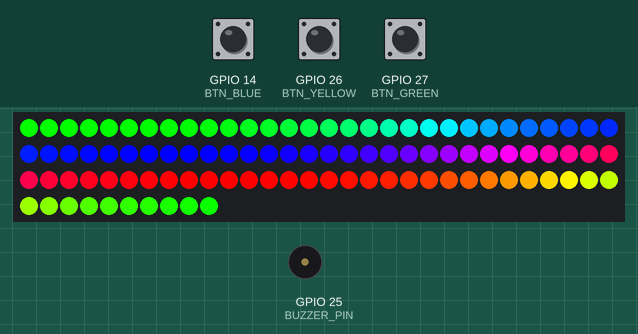
A sketch run on a simulated ESP32. Shown: 100 RGB LEDs in strip order, left to right, continuing on the next row, buzzer (waves = sounding). Inputs (shaded band) come from the test bench; at power-on: GPIO 14 (BTN_BLUE) HIGH, GPIO 26 (BTN_YELLOW) HIGH, GPIO 27 (BTN_GREEN) HIGH. Random numbers use the default seed unless the sketch sets one.

Above: at 1.2 s.
1.3 s: GPIO 14 (BTN_BLUE) pulled LOW for 0.15 s
At 1.48 s:
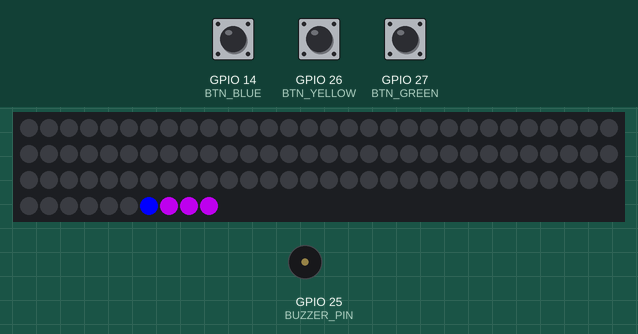
2.0 s: GPIO 26 (BTN_YELLOW) pulled LOW for 3.2 s
At 5.29 s:
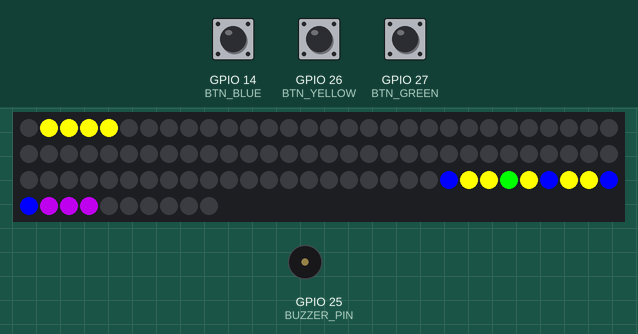
5.8 s: GPIO 27 (BTN_GREEN) pulled LOW for 0.15 s
At 6.29 s:
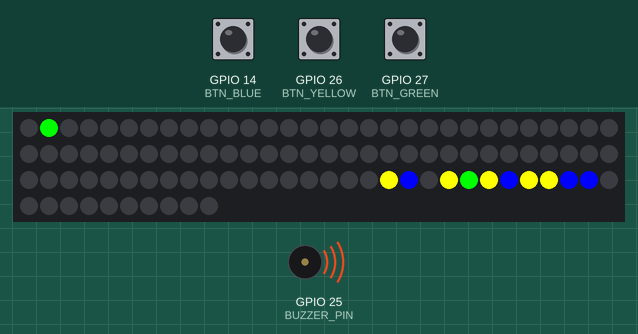
6.5 s: GPIO 14 (BTN_BLUE) pulled LOW for 1 s
At 7.74 s:
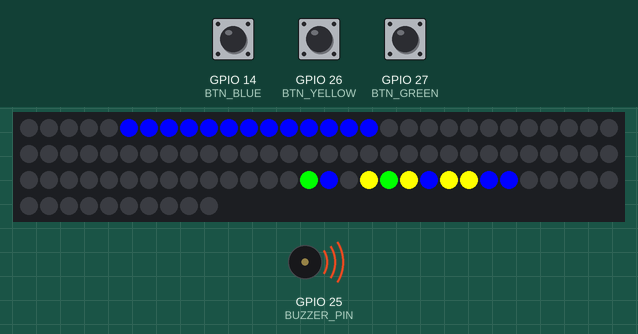
8.1 s: GPIO 26 (BTN_YELLOW) pulled LOW for 0.15 s
At 8.42 s:
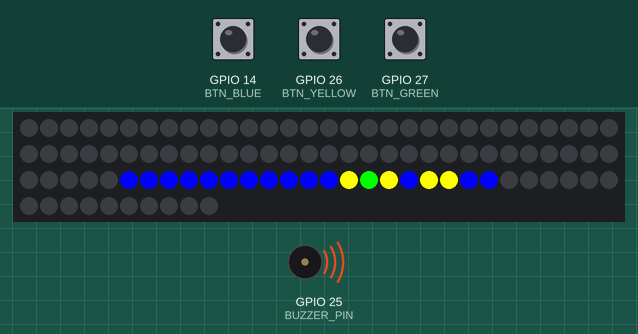
8.8 s: GPIO 27 (BTN_GREEN) pulled LOW for 1 s
At 9.98 s:
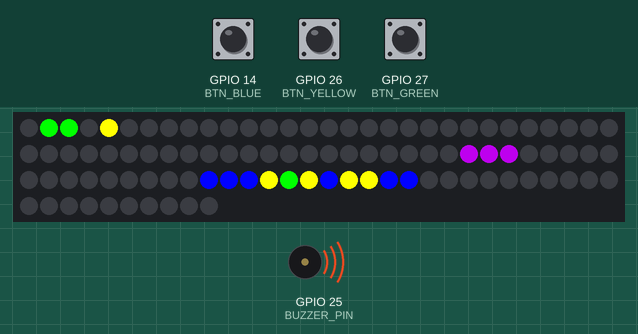
Timing chart, 0 to 12.4 s (numbered marks = the images above; inputs shaded):
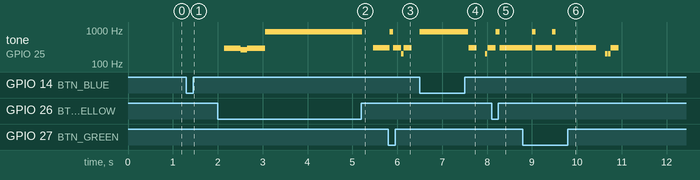

Measured:
- after the input at 8.1 s, tone on GPIO 25 (BUZZER_PIN): 300 Hz → 900 Hz after 0.10 s, → 300 Hz 0.08 s later
- by itself, tone on GPIO 25 (BUZZER_PIN): plays 293 Hz for 0.36 s, 263 Hz for 0.15 s, 293 Hz for 0.40 s, 900 Hz for 2.2 s, 300 Hz for 0.34 s

The sketch:

esp32_led_boss_fight.ino
```cpp
#include <Adafruit_NeoPixel.h>

#define LED_PIN 5
#define LED_COUNT 100

#define BTN_BLUE 14
#define BTN_GREEN 27
#define BTN_YELLOW 26

#define BUZZER_PIN 25

Adafruit_NeoPixel strip(LED_COUNT, LED_PIN, NEO_GRB + NEO_KHZ800);

// ---------------- STATE ----------------
int bossPos = LED_COUNT - 3;
int bossHP = 3;
bool bossAlive = true;

unsigned long lastMove = 0;
int enemyDelay = 300; // ms

String gamePhase = "hiatus";

struct Bullet
{
    int pos;
    uint32_t color;
};

Bullet bullets[20];
int bulletCount = 0;

struct Minion
{
    int pos;
    uint32_t color;
};

Minion minions[30];
int minionCount = 0;
int spawnIndex = 0;

int waveIndex = 0;
int waveSizes[3] = {10, 15, 20};

// ---------------- SOUND ----------------
void toneSimple(int freq, int dur)
{
    ledcAttachPin(BUZZER_PIN, 0);
    ledcWriteTone(0, freq);
    delay(dur);
    ledcWriteTone(0, 0);
}

void pew() { toneSimple(900, 80); }
void puf() { toneSimple(200, 50); }
void mehhh() { toneSimple(300, 180); }

void bossIntro()
{
    int base = 293 + (3 - bossHP) * 40;
    toneSimple(base, 80);
    toneSimple(base, 80);
    toneSimple(base, 200);
    toneSimple(base - 30, 150);
    toneSimple(base, 400);
}

void victory()
{
    toneSimple(523, 80);
    toneSimple(659, 80);
    toneSimple(783, 80);
    toneSimple(1046, 150);
    toneSimple(1567, 300);
}

// ---------------- RAINBOW ----------------
void rainbow()
{
    static int offset = 0;

    for (int i = 0; i < LED_COUNT; i++)
    {
        int hue = (i * 256 / LED_COUNT + offset) & 255;
        strip.setPixelColor(i, strip.gamma32(strip.ColorHSV(hue * 256)));
    }
    strip.show();
    offset += 2;
    delay(20);
}

// ---------------- SPAWN ----------------
void spawnWave()
{
    minionCount = 0;
    spawnIndex = 0;
    gamePhase = "spawning";
}

void addMinion(int pos)
{
    minions[minionCount].pos = pos;

    int r = random(3);
    if (r == 0)
        minions[minionCount].color = strip.Color(0, 255, 0); // Verde
    if (r == 1)
        minions[minionCount].color = strip.Color(0, 0, 255); // Azul
    if (r == 2)
        minions[minionCount].color = strip.Color(255, 255, 0); // Amarillo

    minionCount++;
}

// ---------------- DRAW ----------------
void drawGame()
{
    strip.clear();

    if (bossAlive)
    {
        for (int i = 0; i < bossHP; i++)
            strip.setPixelColor(bossPos + i, strip.Color(160, 0, 200));
    }

    for (int i = 0; i < minionCount; i++)
        strip.setPixelColor(minions[i].pos, minions[i].color);

    for (int i = 0; i < bulletCount; i++)
        strip.setPixelColor(bullets[i].pos, bullets[i].color);

    strip.show();
}

// ---------------- SETUP ----------------
void setup()
{
    strip.begin();
    strip.show();

    pinMode(BTN_BLUE, INPUT_PULLUP);
    pinMode(BTN_GREEN, INPUT_PULLUP);
    pinMode(BTN_YELLOW, INPUT_PULLUP);
}

// ---------------- LOOP ----------------
void loop()
{

    if (gamePhase == "hiatus")
    {
        rainbow();

        if (!digitalRead(BTN_BLUE) || !digitalRead(BTN_GREEN) || !digitalRead(BTN_YELLOW))
        {
            bossAlive = true;
            bossHP = 3;
            bossPos = LED_COUNT - 3;
            waveIndex = 0;
            enemyDelay = 300;
            spawnWave();
        }
        return;
    }

    if (gamePhase == "spawning")
    {
        int currentSize = waveSizes[min(waveIndex, 2)];

        if (spawnIndex < currentSize)
        {
            addMinion(bossPos - 1 - spawnIndex);
            spawnIndex++;
            delay(80);
        }
        else
        {
            gamePhase = "playing";
            bossIntro();
            lastMove = millis();
        }
    }

    if (gamePhase == "playing")
    {
        if (!digitalRead(BTN_BLUE))
        {
            bullets[bulletCount++] = {0, strip.Color(0, 0, 255)};
            pew();
        }
        if (!digitalRead(BTN_GREEN))
        {
            bullets[bulletCount++] = {0, strip.Color(0, 255, 0)};
            pew();
        }
        if (!digitalRead(BTN_YELLOW))
        {
            bullets[bulletCount++] = {0, strip.Color(255, 255, 0)};
            pew();
        }
    }

    if (gamePhase == "playing" && millis() - lastMove > enemyDelay)
    {
        bossPos--;
        for (int i = 0; i < minionCount; i++)
            minions[i].pos--;
        lastMove = millis();
    }

    for (int i = 0; i < bulletCount; i++)
    {
        bullets[i].pos++;

        if (bullets[i].pos >= LED_COUNT)
        {
            mehhh();
            bossPos -= 2;
            for (int j = 0; j < minionCount; j++)
                minions[j].pos -= 2;

            bullets[i] = bullets[--bulletCount];
            i--;
            continue;
        }

        for (int j = 0; j < minionCount; j++)
        {
            if (bullets[i].pos == minions[j].pos)
            {
                if (bullets[i].color == minions[j].color)
                {
                    puf();
                    minions[j] = minions[--minionCount];
                }
                else
                {
                    mehhh();
                    bossPos -= 2;
                }
                bullets[i] = bullets[--bulletCount];
                i--;
                break;
            }
        }
    }

    if (gamePhase == "playing" && minionCount == 0)
    {
        bossHP--;
        waveIndex++;
        enemyDelay = max(80, enemyDelay - 40);

        if (bossHP > 0)
        {
            spawnWave();
        }
        else
        {
            victory();
            gamePhase = "hiatus";
        }
    }

    drawGame();
}
```
